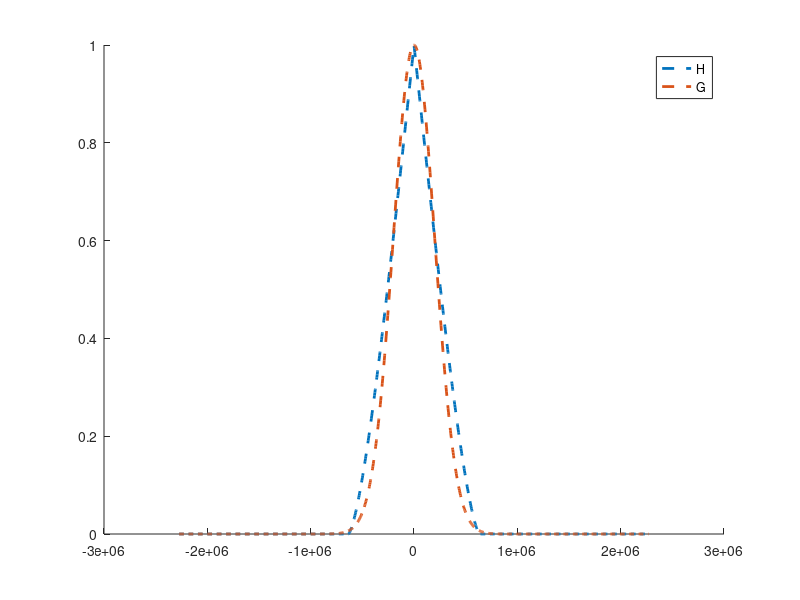

Source code (MATLAB): (Note: this script raises an error after producing the figure.)
clc
clear all;
close all;
NA=0.42;
lambda=660*10^-9;
npad=0;
N=1200 + 2*npad;
no=N/2;
Mag=20;
dpix=(4.4*10^-6)/Mag;
NoiseLevel=10;
z=10*10^-6;

Kcut=1;
Kotf=NA/lambda;
k=2*pi/lambda;
x=(-N/2:N/2-1)*dpix;
y=(-N/2:N/2-1)*dpix;
[X,Y]=meshgrid(x,y);
du = 1/(N*dpix);
u =(-N/2:N/2-1)*du;
v=(-N/2:N/2-1)*du;
[U,V]=meshgrid(u,v);
K=sqrt(U.^2+V.^2);
K_sq=(U.^2+V.^2);

H=zeros(N,N);
H(K<=(0.5*Kotf))=1;
H=ifftshift(ifft2((abs(fft2((H))).^2)) );
H= H./(max(max(H)));

sigma=200000;
G=(1/sqrt(2*pi*sigma*sigma)).*(exp(-K_sq./(2*sigma*sigma)));
G=G./max(max(G));

figure
hold on
plot(u,abs(H(no+1,:)),'--','LineWidth',2,'MarkerSize',6)
plot(u,abs(G(no+1,:)),'--','LineWidth',2,'MarkerSize',6)
legend('H','G')
xline(Kotf)
xlabel("u");
grid on
box on

OTF=G;



Imagee=double(imread("gold.png"));
Imagee = padarray(Imagee,[npad npad],0,"both");

P= double(Imagee);
P=rescale(P,-0.2,0.3);
T=ones(N);
Object=sqrt(T).*exp(1j.*P);

figure
imagesc(x*10^3,y*10^3,(P));
colormap(gray)
axis off



% w = (2*pi/lambda).*( 1 - sqrt(1- (lambda^2.*(U.^2+V.^2))) )* z ;
% 
% prop_phs= 1i*(2*pi/lambda)*sqrt(1- (lambda^2.*(U.^2+V.^2)));
% prop_kernel  =exp(prop_phs * z);
% 
% prop_kernel3 = exp(1j* (2*pi/lambda)* z).*exp(-1j*w) ;
% 

% Ip = real(ifft2(ifftshift((fftshift(fft2(Object)).*prop_kernel3))));
% [Ip]=OTFatten(Ip,OTF);
% 
% Im = real(ifft2(ifftshift((fftshift(fft2(Object)).*conj(prop_kernel3)))));
% [Im]=OTFatten(Im,OTF);
% 
% figure
% imagesc(x*10^3,y*10^3,(Ip ));
% colormap(gray)
% axis off
% 
% 
% figure
% imagesc(x*10^3,y*10^3,(Im ));
% colormap(gray)
% axis off


prop_kernel  = exp(-1j*pi*lambda*z.*(U.^2+V.^2));

Ip = real(ifft2(ifftshift((fftshift(fft2(Object)).*prop_kernel))));
[Ip]=OTFatten(Ip,OTF);

Im = real(ifft2(ifftshift((fftshift(fft2(Object)).*conj(prop_kernel)))));
[Im]=OTFatten(Im,OTF);

figure
imagesc(x*10^3,y*10^3,(Ip ));
colormap(gray)
axis off

figure
imagesc(x*10^3,y*10^3,(Im ));
colormap(gray)
axis off


delI_FT = fftshift(fft2(Ip)) - fftshift(fft2(Im));
figure
imagesc(x*10^3,y*10^3,log(abs(delI_FT)));
colormap(gray)
axis off

D=(4.*sin(pi*lambda*z.*(U.^2+V.^2)));
D(isnan(D))=1;
D(isinf(D))=1;
figure
imagesc(D);
colormap(jet)
colorbar

%%%window 
W=zeros(N,N);
W=K>Kcut*Kotf;
W=double(W);

[Al,al]=Object_Para_Estimation(delI_FT,D,Kotf,U,V,W,K,OTF);
Objamp = Al.*(K.^-al);
Sigamp = Objamp.*D.*OTF;

figure
hold on
plot(u*10^-3,log(abs(delI_FT(no+4,:))),'k--')
plot(u*10^-3,log(abs(Sigamp(no+4,:))),'m-')
xlabel("u(cycles/mm)");
legend('Acutal signal power','Estimated. signal power')
title("Power spectrum estimation")
grid on
box on
%% 

[WF_P_uni,Noise_F_P_uni]=Weiner_filter_center(delI_FT,Al,al,D,K,W,OTF);
WP_uni=real(ifft2(ifftshift(WF_P_uni)));

figure
imagesc(x*10^3,y*10^3,(WP_uni));
xlabel("x(mm)");
ylabel("y(mm)");
title("Weiner filtered Phase using Gaussian process TIE")
colormap(gray)
colorbar


%%Uniform TIE
function [I]=FresProp(dpix,z,lambda,Hsize,Hcrop)
Xsize = Hsize*dpix; %Hsize is the number of pixel, dpix is the length of one pixel, Xsize is the total lenght of the image. 
du = 1/(Xsize);% the resolution of fourier frequency coordinates
umax = 1/(2*dpix); %define the k space 
u = -umax:du:umax-du;
[U,V]=meshgrid(u,u);
clear  u V  du;
%Evanescent cut-off 
uev = 1/lambda; %???????
%Nyquist cut-off for Fresnel Propagation Kernel
unp = uev*(Xsize/(2*abs(z)));
clear Xsize;
%Circular window
A = U.^2+(U').^2;
clear U;
if uev>=unp
    ucut = unp;
end
if unp>uev
    ucut = uev;
end
W= sqrt(A);
W = (W<=ucut); 
% disp(['Cutoff =',num2str(ucut),' Evansecent Cutoff =',num2str(uev),...
%' Nyquist Cutoff =', num2str(unp),'u max =',num2str(umax)])
clear ucut uev unp
%Fresnel kernel: paraxial approximation
H = exp((-1i*pi*lambda* z).*(A));
clear A;
%Truncate kernel
H = W.*H;
clear W;
%Hologram Spectrum
Htemp = fft2(Hcrop);
HH = fftshift(Htemp);
clear Htemp;
%Propagate field
RR = HH.*H;
clear H HH;
RR =ifftshift(RR);
Ri = ifft2(RR); 
I=abs(Ri).^2;
clear RR;
end
function [I_O]=Addnoise(I,NoiseLevel,N)
Noisepercentage=NoiseLevel/100;
SNR_image=1/Noisepercentage;
noise = random('norm', 0, Noisepercentage*std2(I), N,N);
I_O=I+noise;
end
function [I]=OTFatten(I,H)
I=real(ifft2(ifftshift(H.*fftshift(fft2(I)))));
end

function [Obj1,Obj2]=Object_Para_Estimation(delI_FT,D,Kotf,U,V,W,K,OTF)
CC=(K>0.3*Kotf).*(K<0.6*Kotf);
NSK=(delI_FT).*CC;
A =sum(sum(abs(NSK)))./sum(sum(CC));
alpha =-0.5;
OBJparam = [A alpha];
Objparaopt=@(OBJparam)Objoptfunc(OBJparam,delI_FT,Kotf,K,D,W,OTF)
options = optimset('LargeScale','off','Algorithm','active-set','MaxFunEvals',500,'MaxIter',500,'Display','notify');
[Objpara,fval]=fminsearch(Objparaopt,OBJparam,options);
Obj1=Objpara(1);
Obj2=-Objpara(2);
end
function C= Objoptfunc(OBJparam,delI_FT,Kotf,K,D,W,OTF)
sz=size(delI_FT,1)/2;
K(sz+1,sz+1) =1;
A= OBJparam(1,1);
alpha= OBJparam(1,2);
Objamp=A.*((K).^(alpha));
Signalamp=abs(Objamp).*D.*OTF;

Noisespectrum=delI_FT.*W;
NoisePower = sum(sum(abs(Noisespectrum).^2))./sum(sum(W));

Noisefreesignalamp=((abs(delI_FT).^2))-NoisePower;
Noisefreesignalamp=sqrt(Noisefreesignalamp);
Error=(Noisefreesignalamp)-Signalamp;
Zloop = (K<0.8*Kotf).*(K>0.2*Kotf);
invK=1./(K);
C=sum(sum(((Error.^2.*invK).*Zloop)));
end

function [WF_AF1,Noise_AF1]=Weiner_filter_center(delI_FT,A,alpha,D,K,W,OTF)
Noisespectrum=delI_FT.*W;
sz=size(delI_FT,1)/2;
K(sz+1,sz+1) =1;
NoisePower = sum(sum(abs(Noisespectrum).^2))./sum(sum(W));
Otfpower=abs(D).^2;
OBJamp= A.*abs(K).^(-alpha);
OBJpower= OBJamp.^2;
T1= (conj(D)./NoisePower);
T2= Otfpower./NoisePower;
T3= 1./OBJpower;
Filter= T1./(T2+T3);
WF_AF1= Filter.*delI_FT;
Noise_AF1=NoisePower;
end
